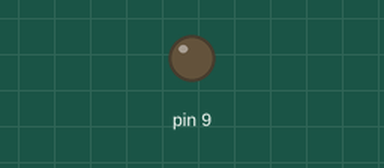
Simulated run of this sketch. Board: Arduino Uno, built with avr-gcc and run on an emulated ATmega328P. Parts: output pins drawn as LEDs (lit = HIGH).

Above: at 0.05 s.
At 6.45 s:
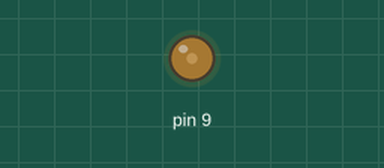
At 19.95 s:
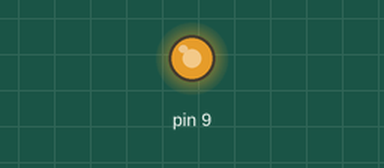
At 39.85 s:
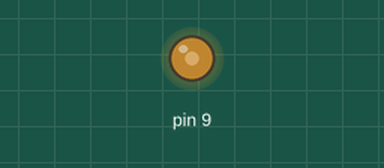
Timing chart, 0 to 40.0 s (numbered marks = the images above):
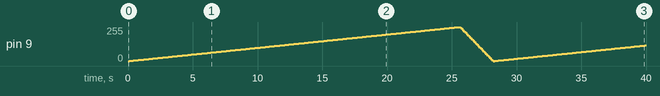

The sketch:

analog_ex.ino
```cpp
void setup() {
  // put your setup code here, to run once:
}

void loop() {
  // put your main code here, to run repeatedly:
  for(int i=0; i<=255; i++) {
    analogWrite(9, i);
    delay(100);
  }

  for(int i=255; i>0; i-=10) {
    analogWrite(9, i);
    delay(100);
  }
}
```

Measured:
- by itself, pin 9: 0/255 → 1/255 at 0.10 s, → 2/255 0.10 s later, → 3/255 0.10 s later, → 4/255 0.10 s later, … (398 changes in this stretch)
